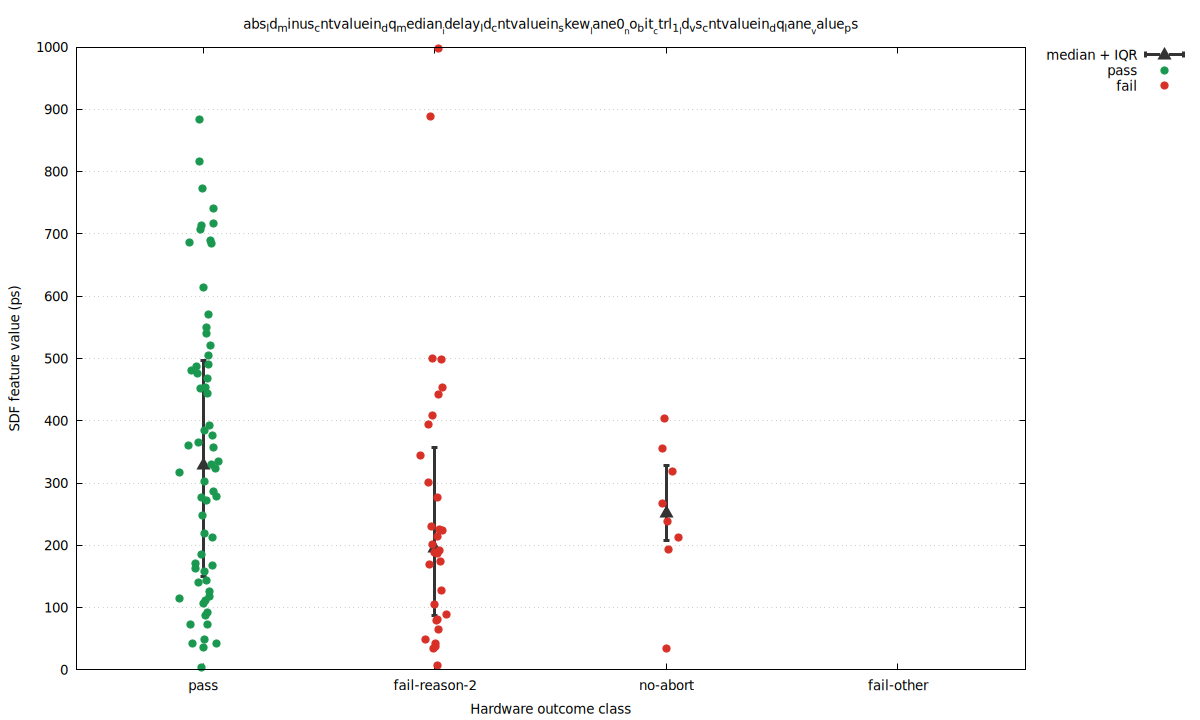

The gnuplot source for this figure:
set terminal pngcairo size 1200,720 enhanced font 'DejaVu Sans,10'
set output 'cntvaluein3_locked_only_skew_abs_ld_minus_cntvaluein_dq_median_idelay_ld_cntvaluein_skew_lane0_no_bit_ctrl_1_l.png'
set datafile separator comma
set key outside right top
set grid ytics
set xrange [0.45:4.55]
set xtics ('pass' 1, 'fail-reason-2' 2, 'no-abort' 3, 'fail-other' 4)
set xlabel 'Hardware outcome class'
set ylabel 'SDF feature value (ps)'
set title 'abs_ld_minus_cntvaluein_dq_median__idelay_ld_cntvaluein_skew__lane0__no_bit__ctrl_1__ld_vs_cntvaluein_dq_lane__value_ps'
plot \
  'cntvaluein3_locked_only_skew_abs_ld_minus_cntvaluein_dq_median_idelay_ld_cntvaluein_skew_lane0_no_bit_ctrl_1_l.summary.dat' using 1:4:3:5 with yerrorbars pt 9 ps 1.5 lw 3 lc rgb '#333333' title 'median + IQR', \
  'cntvaluein3_locked_only_skew_abs_ld_minus_cntvaluein_dq_median_idelay_ld_cntvaluein_skew_lane0_no_bit_ctrl_1_l.dat' using 1:4 with points pt 7 ps 1.2 lc rgb '#1a9850' title 'pass', \
  'cntvaluein3_locked_only_skew_abs_ld_minus_cntvaluein_dq_median_idelay_ld_cntvaluein_skew_lane0_no_bit_ctrl_1_l.dat' using 1:5 with points pt 7 ps 1.2 lc rgb '#d73027' title 'fail'
